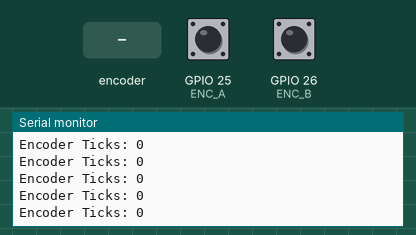
Bench run of a sketch on a simulated ESP32. Parts: the last lines printed to the serial monitor. Inputs (shaded band) come from the test bench; at power-on: GPIO 25 (ENC_A) HIGH, GPIO 26 (ENC_B) HIGH.

Above: at 1.2 s.
1.3 s: rotary encoder on GPIO 25 (ENC_A) / GPIO 26 (ENC_B) turned 1 step (first pin leading)
At 1.31 s:
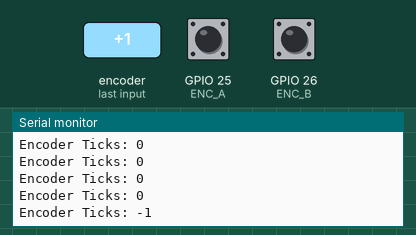
3.0 s: rotary encoder on GPIO 25 (ENC_A) / GPIO 26 (ENC_B) turned 1 step (first pin leading)
At 3.01 s:
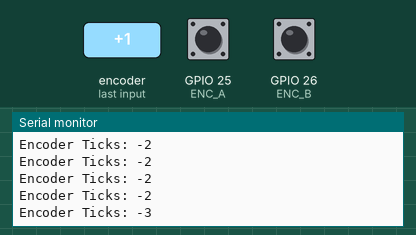
Timing chart, 0 to 6.0 s (numbered marks = the images above; inputs shaded):
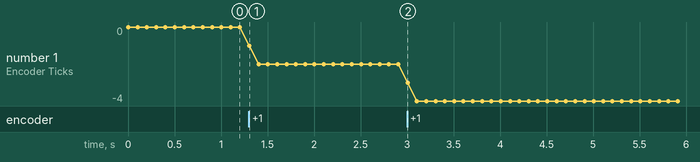

Measured:
- after the input at 1.3 s, the serial monitor: prints a new line at once (image 1)
- after the input at 3.0 s, the serial monitor: prints a new line at once (image 2)
- plotted number 1: 0 → -2 after the input at 1.3 s, -2 → -4 after the input at 3.0 s

The sketch:

Single_Encoder_Test.ino
```cpp
// ==========================================
// ESP32 Single Encoder Test
// Isolates Motor 1 (Front Left) for verification
// ==========================================

const int ENC_A = 25; // Phase A (Interrupt Pin)
const int ENC_B = 26; // Phase B (Direction Pin)

volatile long count = 0;

void IRAM_ATTR handleEncoder() {
    // Standard Quadrature Phase A vs B Logic
    if (digitalRead(ENC_A) == digitalRead(ENC_B)) {
        count++;
    } else {
        count--;
    }
}

void setup() {
    Serial.begin(115200);

    // Setup pins with internal pull-up (Essential for open-drain encoders)
    pinMode(ENC_A, INPUT_PULLUP);
    pinMode(ENC_B, INPUT_PULLUP);

    // Attach interrupt to Phase A for every state change
    attachInterrupt(digitalPinToInterrupt(ENC_A), handleEncoder, CHANGE);

    Serial.println("--- Single Encoder Test Started ---");
    Serial.println("Spin Motor 1 manually to see counts...");
}

void loop() {
    // Print the absolute count every 100ms
    Serial.print("Encoder Ticks: ");
    Serial.println(count);

    delay(100);
}
```
